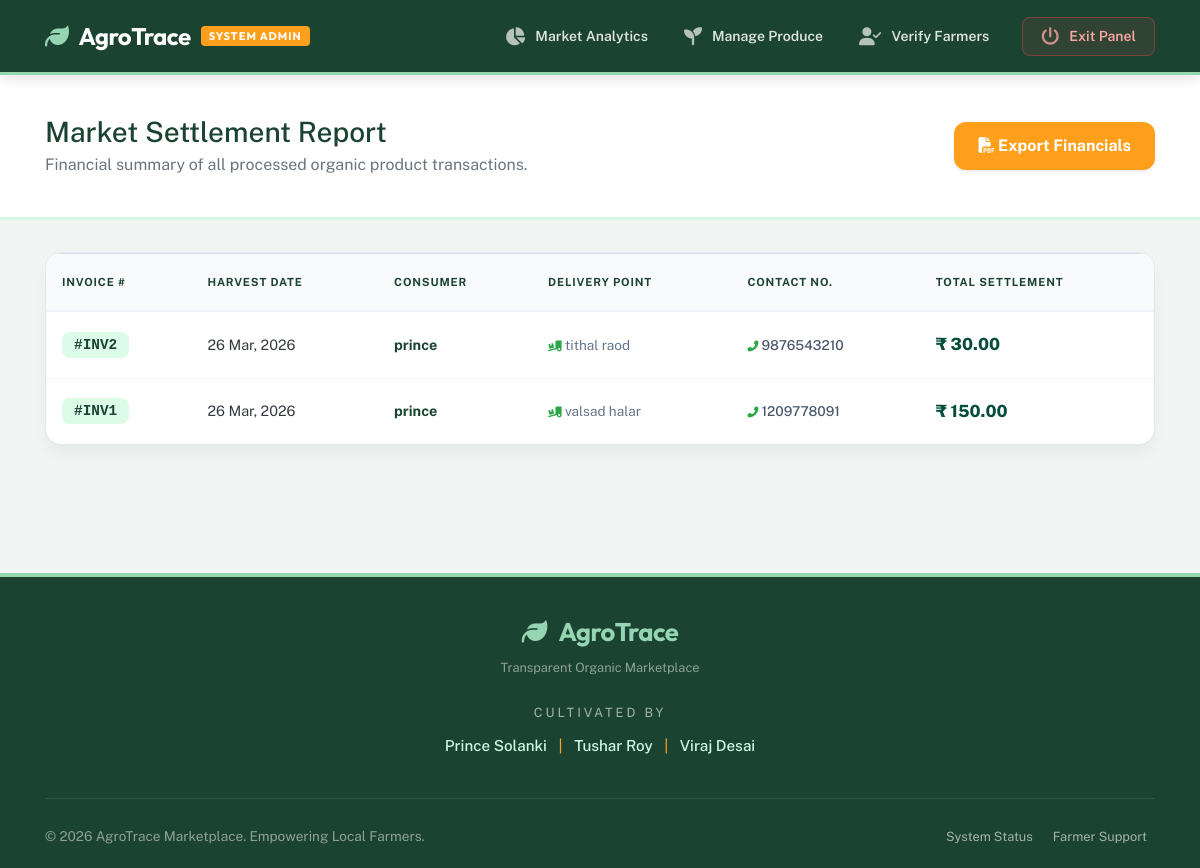
Page /admin_bill_report.php on the committed database.
### tables this page shows
CREATE TABLE IF NOT EXISTS `order_detail` (
  `order_id` int(10) NOT NULL,
  `order_date` date NOT NULL,
  `cart_id` int(10) NOT NULL,
  `customer_id` int(10) NOT NULL,
  `order_address` varchar(200) NOT NULL,
  `order_mobile` varchar(10) NOT NULL,
  `order_amount` int(10) NOT NULL,
  PRIMARY KEY (`order_id`)
);

CREATE TABLE IF NOT EXISTS `customer_detail` (
  `customer_id` int(10) NOT NULL,
  `customer_name` varchar(50) NOT NULL,
  `customer_address` varchar(200) NOT NULL,
  `customer_city` varchar(50) NOT NULL,
  `customer_mobile` varchar(10) NOT NULL,
  `customer_email` varchar(50) NOT NULL,
  `customer_pass` varchar(10) NOT NULL,
  PRIMARY KEY (`customer_id`)
);

### admin_bill_report.php (the view, shortened to what this page needs)
<?php
include("admin_header.php");
include("connect.php");
?>
<link rel="stylesheet" href="https://cdnjs.cloudflare.com/ajax/libs/font-awesome/6.4.0/css/all.min.css">
<div class="page-header">
    <div class="container">
        <div class="d-flex justify-content-between align-items-center">
            <div>
                <h1 class="h3 fw-bold mb-1 text-harvest" style="color: #1b4332;">Market Settlement Report</h1>
                <p class="text-muted mb-0">Financial summary of all processed organic product transactions.</p>
            </div>
            <button class="btn-download-pdf shadow-sm" onclick="window.print()">
                <i class="fas fa-file-pdf me-2"></i> Export Financials
            </button>
        </div>
    </div>
</div>
<div class="container pb-5">
    <div class="report-card">
        <?php
        $query = "SELECT
                    od.order_id,
                    od.order_date,
                    cdet.customer_name,
                    od.order_address,
                    od.order_mobile,
                    od.order_amount,
                    od.cart_id
                  FROM order_detail od
                  JOIN customer_detail cdet ON od.customer_id = cdet.customer_id
                  ORDER BY od.order_id DESC";
        $res = mysqli_query($con, $query);
        if(mysqli_num_rows($res) > 0) {
        ?>
        <div class="table-responsive">
            <table class="table align-middle mb-0">
                <thead>
                    <tr>
                        <th>Invoice #</th>
                        <th>Harvest Date</th>
                        <th>Consumer</th>
                        <th>Delivery Point</th>
                        <th>Contact No.</th>
                        <th>Total Settlement</th>
                    </tr>
                </thead>
                <tbody>
                    <?php while ($r = mysqli_fetch_array($res)) { ?>
                    <tr>
                        <td><span class="bill-id">#INV<?php echo $r[0]; ?></span></td>
                        <td>
                            <div class="fw-bold text-dark"><?php echo date('d M, Y', strtotime($r[1])); ?></div>
                        </td>
                        <td>
                            <span class="customer-name"><?php echo $r[2]; ?></span>
                        </td>
                        <td>
                            <div class="address-text" title="<?php echo $r[3]; ?>">
                                <i class="fas fa-truck-loading text-success me-1 small"></i> <?php echo $r[3]; ?>
                            </div>
                        </td>
                        <td>
                            <span class="contact-info"><i class="fas fa-phone-alt text-success me-1 small"></i> <?php echo $r[4]; ?></span>
                        </td>
                        <td>
                            <span class="amount-text">₹ <?php echo number_format($r[5], 2); ?></span>
                        </td>
                    </tr>
                    <?php } ?>
                </tbody>
            </table>
        </div>
        <?php
        } else {
            echo "<div class='p-5 text-center text-muted'>
                    <i class='fas fa-seedling fa-4x mb-3 text-success opacity-25'></i>
                    <h5>No transaction history found</h5>
                    <p>Financial records will appear here once customers place organic orders.</p>
                  </div>";
        }
        ?>
    </div>
</div>
<?php include("footer.php"); ?>

### admin_header.php (style rules this page uses)
:root { --agro-admin-dark: #1b4332; --agro-accent: #95d5b2; --agro-warning: #ff9f1c; --nav-height: 75px; }
body { padding-top: var(--nav-height); background-color: #f0f2f5; font-family: 'Public Sans', sans-serif; }

### admin_bill_report.php (style rules this page uses)
body { background-color: #f0f4f2; font-family: 'Public Sans', sans-serif; }
.page-header { background: white; padding: 2.5rem 0; border-bottom: 3px solid #d1fae5; margin-bottom: 2rem; }
.report-card { background: white; border-radius: 16px; border: 1px solid #e2e8f0; box-shadow: 0 10px 15px -3px rgba(0, 0, 0, 0.05); overflow: hidden; }
.table thead th { background-color: #f8fafc; text-transform: uppercase; font-size: 0.7rem; letter-spacing: 0.075em; font-weight: 700; color: #1b4332; padding: 1.25rem 1rem; border-bottom: 2px solid #f1f5f9; white-space: nowrap; }
.table tbody td { padding: 1.25rem 1rem; vertical-align: middle; color: #334155; border-top: 1px solid #f1f5f9; font-size: 0.9rem; }
.bill-id { font-weight: 700; color: #1b4332; background: #dcfce7; padding: 5px 12px; border-radius: 8px; font-family: 'Courier New', monospace; }
.amount-text { font-weight: 800; color: #064e3b; font-size: 1.05rem; }
.customer-name { font-weight: 700; color: #1b4332; display: block; }
.contact-info { font-size: 0.85rem; color: #475569; font-weight: 500; }
.address-text { max-width: 200px; white-space: nowrap; overflow: hidden; text-overflow: ellipsis; font-size: 0.85rem; color: #64748b; }
.btn-download-pdf { background: #ff9f1c; color: white; border: none; padding: 12px 24px; border-radius: 12px; font-weight: 700; transition: 0.3s; }

### rows in the picture
order_detail: order_id "2", order_date "26 Mar, 2026", customer.customer_name "prince", order_address "tithal raod", order_mobile "9876543210", order_amount "30.00"
order_detail: order_id "1", order_date "26 Mar, 2026", customer.customer_name "prince", order_address "valsad halar", order_mobile "1209778091", order_amount "150.00"
